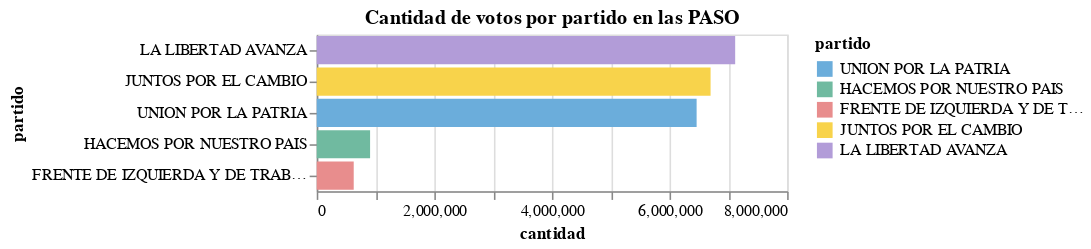

Source (notebook cell):
### Code cell
import altair as alt
import pandas as pd

color_scale = alt.Scale(
    domain=['UNION POR LA PATRIA', 'HACEMOS POR NUESTRO PAIS', 'FRENTE DE IZQUIERDA Y DE TRABAJADORES - UNIDAD', 'JUNTOS POR EL CAMBIO', 'LA LIBERTAD AVANZA'],
    range=['#6BADDB', '#70BAA0', '#E88D8D', '#F8D34B', '#B29CD8']
)

# Chart for table1
chart_table1 = alt.Chart(rendimiento_paso).mark_bar().encode(
    alt.X('cantidad:Q'),
    alt.Y('partido:N').sort("-x"),
    color=alt.Color('partido:N', scale=color_scale),
).properties(
    title='Cantidad de votos por partido en las PASO',
    width=300,
    height=100
)


chart_table1

### Figure 1 — Vega-Lite specification as saved in the notebook (floating-point values rounded to 4 significant figures)
{"config": {"view": {"continuousWidth": 300, "continuousHeight": 300}}, "data": {"name": "data-a98fa57aa37d4beae84fa96efb793335"}, "mark": {"type": "bar"}, "encoding": {"color": {"field": "partido", "scale": {"domain": ["UNION POR LA PATRIA", "HACEMOS POR NUESTRO PAIS", "FRENTE DE IZQUIERDA Y DE TRABAJADORES - UNIDAD", "JUNTOS POR EL CAMBIO", "LA LIBERTAD AVANZA"], "range": ["#6BADDB", "#70BAA0", "#E88D8D", "#F8D34B", "#B29CD8"]}, "type": "nominal"}, "x": {"field": "cantidad", "type": "quantitative"}, "y": {"field": "partido", "sort": "-x", "type": "nominal"}}, "height": 100, "title": "Cantidad de votos por partido en las PASO", "width": 300, "$schema": "https://vega.github.io/schema/vega-lite/v5.15.1.json", "datasets": {"data-a98fa57aa37d4beae84fa96efb793335": [{"partido": "LA LIBERTAD AVANZA", "cantidad": 7116000.0, "porcentaje": 29.63}, {"partido": "JUNTOS POR EL CAMBIO", "cantidad": 6698000.0, "porcentaje": 27.89}, {"partido": "UNION POR LA PATRIA", "cantidad": 6461000.0, "porcentaje": 26.9}, {"partido": "HACEMOS POR NUESTRO PAIS", "cantidad": 907400.0, "porcentaje": 3.778}, {"partido": "FRENTE DE IZQUIERDA Y DE TRABAJADORES - UNIDAD", "cantidad": 628900.0, "porcentaje": 2.619}]}}
